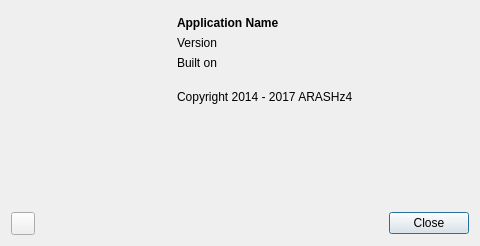
<?xml version="1.0" encoding="UTF-8"?>
<ui version="4.0">
 <class>About</class>
 <widget class="QDialog" name="About">
  <property name="geometry">
   <rect>
    <x>0</x>
    <y>0</y>
    <width>480</width>
    <height>246</height>
   </rect>
  </property>
  <property name="sizePolicy">
   <sizepolicy hsizetype="Minimum" vsizetype="Minimum">
    <horstretch>0</horstretch>
    <verstretch>0</verstretch>
   </sizepolicy>
  </property>
  <property name="windowTitle">
   <string>About</string>
  </property>
  <property name="windowIcon">
   <iconset resource="resource.qrc">
    <normaloff>:/Icon/Icons/About.svg</normaloff>:/Icon/Icons/About.svg</iconset>
  </property>
  <layout class="QGridLayout" name="gridLayout_2">
   <item row="0" column="0">
    <layout class="QVBoxLayout" name="verticalLayout">
     <item>
      <widget class="QLabel" name="ApplicationIcon">
       <property name="sizePolicy">
        <sizepolicy hsizetype="Fixed" vsizetype="Fixed">
         <horstretch>0</horstretch>
         <verstretch>0</verstretch>
        </sizepolicy>
       </property>
       <property name="minimumSize">
        <size>
         <width>160</width>
         <height>160</height>
        </size>
       </property>
       <property name="maximumSize">
        <size>
         <width>160</width>
         <height>160</height>
        </size>
       </property>
       <property name="pixmap">
        <pixmap resource="resource.qrc">:/Icon/Icons/Icon.svg</pixmap>
       </property>
       <property name="scaledContents">
        <bool>true</bool>
       </property>
       <property name="alignment">
        <set>Qt::AlignHCenter|Qt::AlignTop</set>
       </property>
      </widget>
     </item>
     <item>
      <spacer name="verticalSpacer">
       <property name="orientation">
        <enum>Qt::Vertical</enum>
       </property>
       <property name="sizeHint" stdset="0">
        <size>
         <width>0</width>
         <height>0</height>
        </size>
       </property>
      </spacer>
     </item>
    </layout>
   </item>
   <item row="0" column="1">
    <layout class="QGridLayout" name="gridLayout">
     <property name="horizontalSpacing">
      <number>0</number>
     </property>
     <item row="1" column="0">
      <layout class="QHBoxLayout" name="horizontalLayout_3">
       <property name="spacing">
        <number>0</number>
       </property>
       <item>
        <widget class="QLabel" name="ApplicationNameLabel">
         <property name="sizePolicy">
          <sizepolicy hsizetype="Preferred" vsizetype="Fixed">
           <horstretch>0</horstretch>
           <verstretch>0</verstretch>
          </sizepolicy>
         </property>
         <property name="font">
          <font>
           <weight>75</weight>
           <bold>true</bold>
          </font>
         </property>
         <property name="text">
          <string notr="true">Application Name</string>
         </property>
         <property name="textInteractionFlags">
          <set>Qt::LinksAccessibleByMouse|Qt::TextSelectableByMouse</set>
         </property>
        </widget>
       </item>
       <item>
        <spacer name="horizontalSpacer_3">
         <property name="orientation">
          <enum>Qt::Horizontal</enum>
         </property>
         <property name="sizeHint" stdset="0">
          <size>
           <width>0</width>
           <height>0</height>
          </size>
         </property>
        </spacer>
       </item>
      </layout>
     </item>
     <item row="2" column="0">
      <layout class="QHBoxLayout" name="horizontalLayout_2">
       <property name="spacing">
        <number>0</number>
       </property>
       <item>
        <widget class="QLabel" name="ApplicationVersionLabel">
         <property name="sizePolicy">
          <sizepolicy hsizetype="Preferred" vsizetype="Fixed">
           <horstretch>0</horstretch>
           <verstretch>0</verstretch>
          </sizepolicy>
         </property>
         <property name="text">
          <string notr="true">Version</string>
         </property>
         <property name="textInteractionFlags">
          <set>Qt::LinksAccessibleByMouse|Qt::TextSelectableByMouse</set>
         </property>
        </widget>
       </item>
       <item>
        <spacer name="horizontalSpacer_2">
         <property name="orientation">
          <enum>Qt::Horizontal</enum>
         </property>
         <property name="sizeHint" stdset="0">
          <size>
           <width>0</width>
           <height>0</height>
          </size>
         </property>
        </spacer>
       </item>
      </layout>
     </item>
     <item row="5" column="0">
      <layout class="QHBoxLayout" name="horizontalLayout_4">
       <property name="spacing">
        <number>0</number>
       </property>
       <item>
        <widget class="QLabel" name="CopyrightLabel">
         <property name="sizePolicy">
          <sizepolicy hsizetype="Preferred" vsizetype="Fixed">
           <horstretch>0</horstretch>
           <verstretch>0</verstretch>
          </sizepolicy>
         </property>
         <property name="text">
          <string>Copyright 2014 - 2017 ARASHz4</string>
         </property>
        </widget>
       </item>
       <item>
        <spacer name="horizontalSpacer_4">
         <property name="orientation">
          <enum>Qt::Horizontal</enum>
         </property>
         <property name="sizeHint" stdset="0">
          <size>
           <width>0</width>
           <height>0</height>
          </size>
         </property>
        </spacer>
       </item>
      </layout>
     </item>
     <item row="7" column="0">
      <spacer name="verticalSpacer_2">
       <property name="orientation">
        <enum>Qt::Vertical</enum>
       </property>
       <property name="sizeHint" stdset="0">
        <size>
         <width>0</width>
         <height>0</height>
        </size>
       </property>
      </spacer>
     </item>
     <item row="3" column="0">
      <layout class="QHBoxLayout" name="horizontalLayout_5">
       <property name="spacing">
        <number>0</number>
       </property>
       <item>
        <widget class="QLabel" name="ApplicationBuiltOnDateLabel">
         <property name="sizePolicy">
          <sizepolicy hsizetype="Preferred" vsizetype="Fixed">
           <horstretch>0</horstretch>
           <verstretch>0</verstretch>
          </sizepolicy>
         </property>
         <property name="text">
          <string notr="true">Built on</string>
         </property>
         <property name="textInteractionFlags">
          <set>Qt::LinksAccessibleByMouse|Qt::TextSelectableByMouse</set>
         </property>
        </widget>
       </item>
       <item>
        <spacer name="horizontalSpacer_5">
         <property name="orientation">
          <enum>Qt::Horizontal</enum>
         </property>
         <property name="sizeHint" stdset="0">
          <size>
           <width>0</width>
           <height>0</height>
          </size>
         </property>
        </spacer>
       </item>
      </layout>
     </item>
     <item row="4" column="0">
      <spacer name="verticalSpacer_4">
       <property name="orientation">
        <enum>Qt::Vertical</enum>
       </property>
       <property name="sizeType">
        <enum>QSizePolicy::Fixed</enum>
       </property>
       <property name="sizeHint" stdset="0">
        <size>
         <width>0</width>
         <height>14</height>
        </size>
       </property>
      </spacer>
     </item>
     <item row="0" column="0">
      <spacer name="verticalSpacer_6">
       <property name="orientation">
        <enum>Qt::Vertical</enum>
       </property>
       <property name="sizeType">
        <enum>QSizePolicy::Fixed</enum>
       </property>
       <property name="sizeHint" stdset="0">
        <size>
         <width>0</width>
         <height>5</height>
        </size>
       </property>
      </spacer>
     </item>
    </layout>
   </item>
   <item row="1" column="0" colspan="2">
    <layout class="QHBoxLayout" name="horizontalLayout">
     <property name="spacing">
      <number>0</number>
     </property>
     <item>
      <widget class="QToolButton" name="AboutQtButton">
       <property name="cursor">
        <cursorShape>PointingHandCursor</cursorShape>
       </property>
       <property name="toolTip">
        <string>About Qt</string>
       </property>
       <property name="icon">
        <iconset resource="resource.qrc">
         <normaloff>:/Icon/Icons/Qt.svg</normaloff>:/Icon/Icons/Qt.svg</iconset>
       </property>
      </widget>
     </item>
     <item>
      <spacer name="horizontalSpacer">
       <property name="orientation">
        <enum>Qt::Horizontal</enum>
       </property>
       <property name="sizeHint" stdset="0">
        <size>
         <width>0</width>
         <height>0</height>
        </size>
       </property>
      </spacer>
     </item>
     <item>
      <widget class="QPushButton" name="CloseButton">
       <property name="sizePolicy">
        <sizepolicy hsizetype="Minimum" vsizetype="Fixed">
         <horstretch>0</horstretch>
         <verstretch>0</verstretch>
        </sizepolicy>
       </property>
       <property name="text">
        <string>Close</string>
       </property>
      </widget>
     </item>
    </layout>
   </item>
  </layout>
 </widget>
 <resources>
  <include location="resource.qrc"/>
 </resources>
 <connections/>
</ui>
